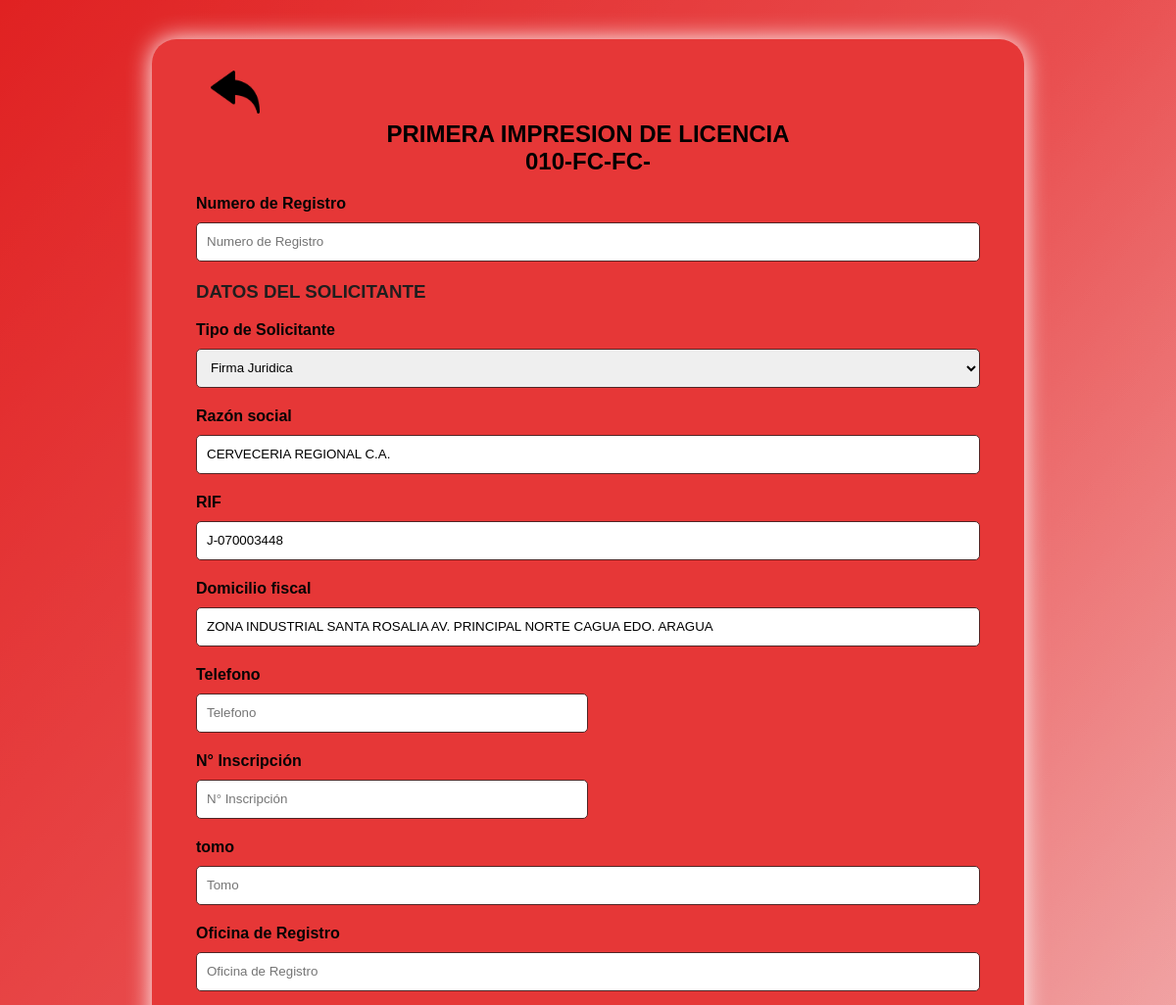
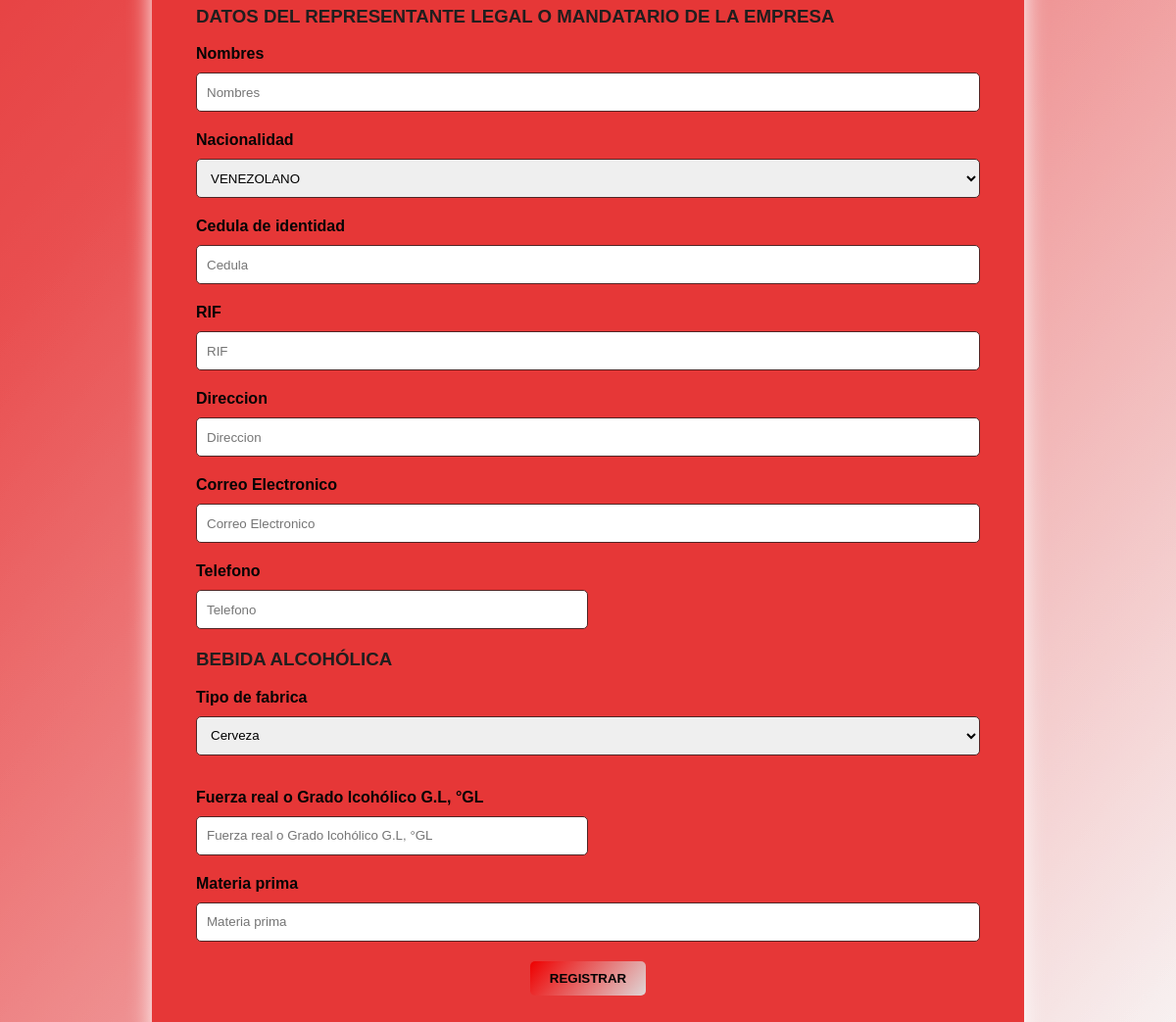
Screenshot of /buscar_contribuyentes/auto_llenado.php?licencia=010-FC-FC- (signed in) with the database file from the repository (2 pictures, top to bottom).
### tables this page shows
CREATE TABLE `licencia_licores` (
  `Numero_registro` int(11) DEFAULT NULL,
  `Fecha_autorizacion` varchar(10) NOT NULL,
  `Numero_autorizacion` varchar(10) NOT NULL,
  `Region` varchar(15) DEFAULT 'REGION CENTRAL',
  `Unidad` int(11) NOT NULL,
  `Razon_social` varchar(60) NOT NULL,
  `Numero_cedula_solicitante` varchar(20) DEFAULT NULL,
  `Numero_rif_solicitante` varchar(15) NOT NULL,
  `Direccion` text DEFAULT NULL,
  `Autorizacion_ejerce` varchar(50) DEFAULT 'INDUSTRIA DE ALCOHOL Y ESPECIES ALCOHOLICAS',
  `Administrador_representante_legal` varchar(35) DEFAULT NULL,
  `Nacionalidad` tinyint(1) DEFAULT NULL,
  `Cedula_representante` varchar(15) DEFAULT NULL,
  `Numero_rif_representante` varchar(15) DEFAULT NULL,
  `Firmante` int(11) DEFAULT NULL,
  `Segunda_firma` int(11) DEFAULT NULL,
  `Persona_juridica` tinyint(1) DEFAULT NULL,
  `Materia_prima` varchar(80) DEFAULT NULL,
  `Telefono_solicitante` varchar(20) DEFAULT NULL,
  `Telefono_reprensentante` varchar(20) DEFAULT NULL,
  `Direccion_representante_legal` text DEFAULT NULL,
  `Habilitado` tinyint(1) DEFAULT 1,
  `Correo_representante` varchar(25) DEFAULT NULL,
  `N_inscripcion` int(11) DEFAULT NULL,
  `Tomo` varchar(11) DEFAULT NULL,
  `Oficina_resgistro_mercantil` varchar(40) DEFAULT NULL,
  `Grado_alcoholico` decimal(5,2) DEFAULT NULL
);

### buscar_contribuyentes/auto_llenado.php (the view, shortened to what this page needs)
<?php
$id_solicitante = $_GET['licencia'];
$servername = "localhost";
$username = "root";
$password = "";
$dbname = "expendiobd";
$conn = new mysqli($servername, $username, $password, $dbname);
$solicitante_query = "SELECT * FROM `licencia_licores` WHERE `Numero_autorizacion` = '$id_solicitante'";
$result_solicitante = $conn->query($solicitante_query);
if ($result_solicitante->num_rows > 0) {
    $solicitante_data = $result_solicitante->fetch_assoc();
} else {
    echo "No se encontraron resultados";
}
?>
<html lang="en">
<head>
    <link rel="stylesheet" href="stilosss.css">
</head>
<body>
<div class="container" id="container1">
        <form id="form-validation" action="../insertar_eliminar_contribuyentes/actualizar_licencia_licores.php?licenica=<?php echo $id_solicitante; ?>" method="POST"  novalidate>
        <a class="links" href="../menu/index.php"></a>
        <center><h2>PRIMERA IMPRESION DE LICENCIA <br><?php echo $id_solicitante; ?></h2></center>
            <div class="form-group">
                <span>Numero de Registro</span>
                <input type="text" placeholder="Numero de Registro" name="numeron_registro" value="<?php echo $solicitante_data['Numero_registro']; ?>" required>
            </div>
                           <h3>DATOS DEL SOLICITANTE</h3>
            <div class="form-group" id="combo">
                <span>Tipo de Solicitante</span>
                <select type="text" name="tipodepersona" required>
                    <option value="1">Firma Juridica</option>
                </select>
            </div>
            <div class="form-group">
                <span>Razón social</span>
                <input type="text" placeholder="Ingrese Nombre y Apellido/Denominación" name="nombre" value="<?php echo $solicitante_data['Razon_social']; ?>" required>
            </div>
            <div class="form-group">
                <span>RIF</span>
                <input type="text" placeholder="RIF" name="rifempresa" value="<?php echo $solicitante_data['Numero_rif_solicitante']; ?>" required>
            </div>
            <div class="form-group">
                <span>Domicilio fiscal</span>
                <input type="text" placeholder="Domicilio fiscal" name="domiciliofiscal" value="<?php echo $solicitante_data['Direccion']; ?>" required>
            </div>
            <div class="form-group">
                <span>Telefono</span>
                <input type="number" placeholder="Telefono" name="telefono" value="<?php echo $solicitante_data['Telefono_solicitante'];?>">
            </div>
            <div class="form-group">
                <span>N° Inscripción</span>
                <input type="number" placeholder="N° Inscripción" name="inscripcion" value="<?php echo $solicitante_data['N_inscripcion'];?>" required>
            </div>
            <div class="form-group">
                <span>tomo</span>
                <input type="text" placeholder="Tomo" name="tomo" value="<?php echo $solicitante_data['Tomo'];?>" required>
            </div>
            <div class="form-group">
                <span>Oficina de Registro</span>
                <input type="text" placeholder="Oficina de Registro" name="registro" value="<?php echo $solicitante_data['Oficina_resgistro_mercantil'];?>" required>
            </div>
            <h3>DATOS DEL REPRESENTANTE LEGAL O MANDATARIO DE LA EMPRESA</h3>
            <div class="form-group">
                <span>Nombres</span>
                <input type="text" placeholder="Nombres" name="nombrerepresentante" value="<?php echo $solicitante_data['Administrador_representante_legal'];?>" required>
            </div>
            <div class="form-group">
                <span>Nacionalidad</span>
                <select type="text"  name="nacionalidadrepresentante">
                    <option value="1">VENEZOLANO</option>
                </select>
            </div>
            <div class="form-group">
                <span>Cedula de identidad</span>
                <input type="text" placeholder="Cedula" name="cedularepresentante" value="<?php echo $solicitante_data['Cedula_representante'];?>" required>
            </div>
            <div class="form-group">
                <span>RIF</span>
                <input type="text" placeholder="RIF" name="rif" value="<?php echo $solicitante_data['Numero_rif_representante'];?>" required>
            </div>
            <div class="form-group">
                <span>Direccion</span>
                <input type="text" placeholder="Direccion" name="direccionrepresentante" value="<?php echo $solicitante_data['Direccion_representante_legal'];?>" required>
            </div>
            <div class="form-group">
                <span>Correo Electronico</span>
                <input type="email" placeholder="Correo Electronico" name="correorepresentante" value="<?php echo $solicitante_data['Correo_representante'];?>" required>
            </div>
            <div class="form-group">
                <span>Telefono</span>
                <input type="number" placeholder="Telefono" name="telefonorepresentante" value="<?php echo $solicitante_data['Telefono_reprensentante'];?>" required>
            </div>
            <h3>BEBIDA ALCOHÓLICA</h3>
            <div class="form-group">
                <div id="Container">
                <span>Tipo de fabrica</span>
                <select type="text"  name="claseproducto" id="comboproducto1" required>
                    <option value="1">Cerveza</option>
                </select>
                </div>
                <table>
                    <tr>
                        <td><input type="checkbox" id="check1" style="display: none;"></td>
                        <td><label for="check1" id="labelcheck1" style="display: none;color: rgb(255, 255, 255);padding-left: 10px;">Sangria adicion de alcohol</label></td>
                    </tr>
                    <tr>
                        <td><input type="checkbox" id="check2" style="display: none;"></td>
                    </tr>
                    <tr>
                        <td><input type="checkbox" id="check3" style="display: none;" ></td>
                        <td><label for="check1" id="labelcheck3" style="display: none; color: rgb(255, 255, 255);padding-left: 10px;">Vinos</label></td>
                    </tr>
                </table>
            </div>
            <div class="form-group">
                <span>Fuerza real o Grado lcohólico G.L, °GL</span>
                <input type="number" placeholder="Fuerza real o Grado lcohólico G.L, °GL" name="gradoalcoholicoproducto" value="<?php echo $solicitante_data['Grado_alcoholico'];?>" required>
            </div>
            <div class="form-group">
                <span>Materia prima</span>
                <input type="text" placeholder="Materia prima" name="materiaprimaproducto" value="<?php echo $solicitante_data['Materia_prima'];?>" required>
            </div>
            <div class="button">
                <input type="submit" value="REGISTRAR">
            </div>
        </form>
    </div>
</body>
</html>

### buscar_contribuyentes/stilosss.css (style rules this page uses)
body { font-family: Arial, sans-serif; background: linear-gradient(130deg, rgb(233, 54, 54), rgb(250, 249, 249)); }
.container { width: 800px; margin: 40px auto; padding: 45px; background-color: #e63737; box-shadow: 0 0 25px rgb(255, 255, 255); border-radius: 25px; position: relative; z-index: 2; }
h3 { margin-top: 0; font-weight: bold; color: #201e1e; }
.form-group { margin-bottom: 20px; }
.form-group span { display: block; margin-bottom: 10px; font-weight: bold; color: #050505; }
.form-group input, .form-group select { width: 100%; height: 40px; padding: 10px; border: 1px solid #502525; border-radius: 5px; }
.form-group input[type="number"] { width: 50%; }
.button { text-align: center; margin-top: 20px; }
.button input[type="submit"] { background: linear-gradient(130deg, rgb(238, 0, 0), rgb(223, 214, 214)); color: #020202; padding: 10px 20px; border: none; border-radius: 5px; cursor: pointer; font-weight: bold; }
.links { background-image: url(img/back.png); background-size: 50px; background-repeat: no-repeat; background-position: center center; padding: 20px 40px; }

### rows the page displays
licencia_licores: nombre "CERVECERIA REGIONAL C.A.", rifempresa "J-070003448", domiciliofiscal "ZONA INDUSTRIAL SANTA ROSALIA AV. PRINCIPAL NORTE CAGUA EDO. ARAGUA"

### other values shown
$id_solicitante "010-FC-FC-"
